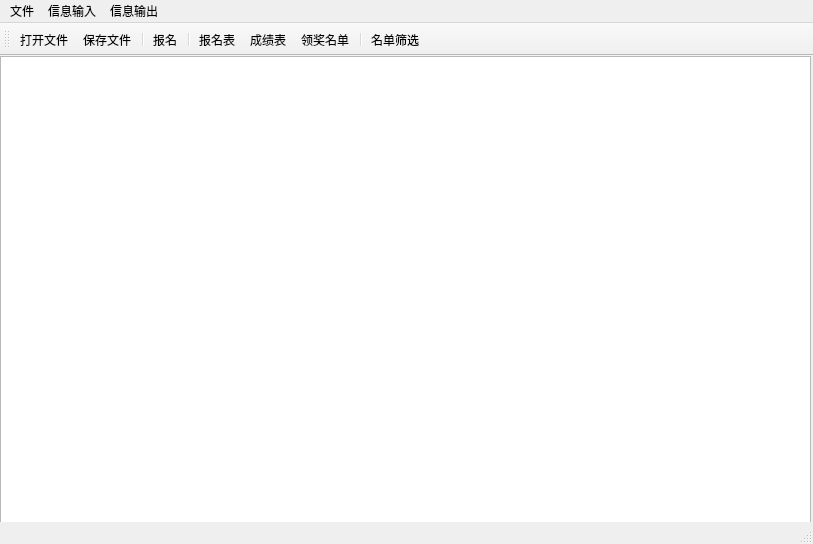
<?xml version="1.0" encoding="UTF-8"?>
<ui version="4.0">
 <class>MainWindow</class>
 <widget class="QMainWindow" name="MainWindow">
  <property name="geometry">
   <rect>
    <x>0</x>
    <y>0</y>
    <width>813</width>
    <height>544</height>
   </rect>
  </property>
  <property name="windowTitle">
   <string>MainWindow</string>
  </property>
  <property name="layoutDirection">
   <enum>Qt::LeftToRight</enum>
  </property>
  <widget class="QWidget" name="centralwidget">
   <widget class="QTableView" name="ShowInfotableView">
    <property name="geometry">
     <rect>
      <x>0</x>
      <y>0</y>
      <width>811</width>
      <height>471</height>
     </rect>
    </property>
   </widget>
  </widget>
  <widget class="QMenuBar" name="menubar">
   <property name="geometry">
    <rect>
     <x>0</x>
     <y>0</y>
     <width>813</width>
     <height>22</height>
    </rect>
   </property>
   <widget class="QMenu" name="menu">
    <property name="title">
     <string>文件</string>
    </property>
    <addaction name="actionOpen"/>
    <addaction name="separator"/>
    <addaction name="actionSave"/>
   </widget>
   <widget class="QMenu" name="menu_2">
    <property name="title">
     <string>信息输入</string>
    </property>
    <addaction name="actionbaoming"/>
    <addaction name="separator"/>
   </widget>
   <widget class="QMenu" name="menu_3">
    <property name="title">
     <string>信息输出</string>
    </property>
    <addaction name="actionhengji"/>
    <addaction name="actionxianshibaom"/>
    <addaction name="actionlingjiangmingdan"/>
    <addaction name="separator"/>
    <addaction name="actionmingdanshaixuan"/>
   </widget>
   <addaction name="menu"/>
   <addaction name="menu_2"/>
   <addaction name="menu_3"/>
  </widget>
  <widget class="QStatusBar" name="statusbar"/>
  <widget class="QToolBar" name="toolBar">
   <property name="windowTitle">
    <string>toolBar</string>
   </property>
   <attribute name="toolBarArea">
    <enum>TopToolBarArea</enum>
   </attribute>
   <attribute name="toolBarBreak">
    <bool>false</bool>
   </attribute>
   <addaction name="actionOpen"/>
   <addaction name="actionSave"/>
   <addaction name="separator"/>
   <addaction name="actionbaoming"/>
   <addaction name="separator"/>
   <addaction name="actionxianshibaom"/>
   <addaction name="actionhengji"/>
   <addaction name="actionlingjiangmingdan"/>
   <addaction name="separator"/>
   <addaction name="actionmingdanshaixuan"/>
  </widget>
  <action name="actionOpen">
   <property name="text">
    <string>打开文件...</string>
   </property>
   <property name="shortcut">
    <string>Ctrl+O</string>
   </property>
  </action>
  <action name="actionSave">
   <property name="text">
    <string>保存文件...</string>
   </property>
  </action>
  <action name="actionbaoming">
   <property name="text">
    <string>报名...</string>
   </property>
  </action>
  <action name="actionhengji">
   <property name="text">
    <string>成绩表</string>
   </property>
  </action>
  <action name="actionxianshibaom">
   <property name="text">
    <string>报名表</string>
   </property>
  </action>
  <action name="actionlingjiangmingdan">
   <property name="text">
    <string>领奖名单</string>
   </property>
  </action>
  <action name="actionmingdanshaixuan">
   <property name="text">
    <string>名单筛选</string>
   </property>
   <property name="toolTip">
    <string>研究用表</string>
   </property>
  </action>
 </widget>
 <resources/>
 <connections/>
</ui>
